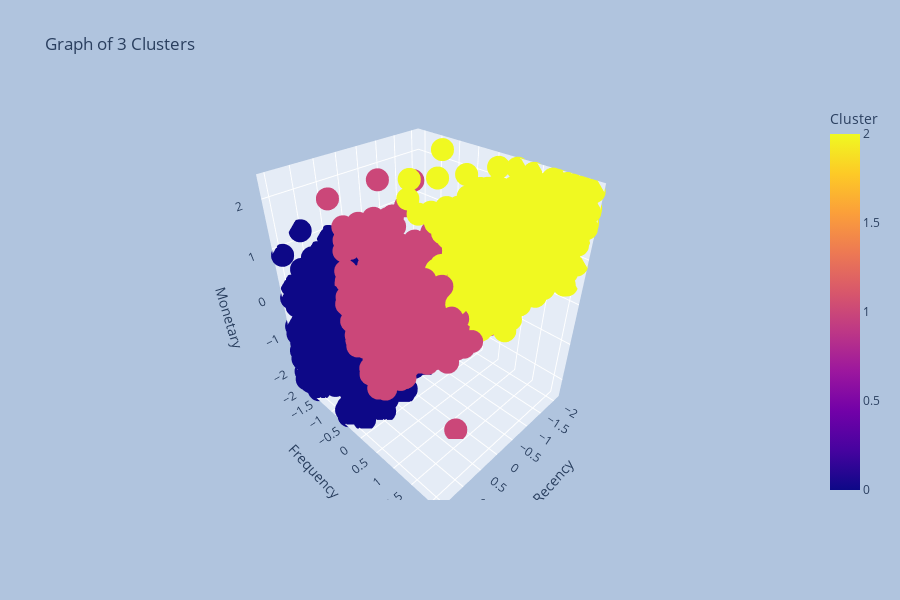

Notebook code cell kept with this figure:
### Code cell
# Vizualize Clusters 3D
fig = px.scatter_3d(df_rfm_normalized_k3, x='Recency', y='Frequency', z='Monetary',
              color='Cluster', title="Graph of 3 Clusters", width=600, height=500)
fig.update_layout(
    autosize=False, width=900, height=600,
    margin=dict(l=50,r=50,b=100,t=100,pad=4),
    paper_bgcolor="LightSteelBlue",)
fig.show()

### Figure 1 — Plotly figure (JSON) as saved in the notebook; plotly's stock layout.template omitted (floating-point values rounded to 4 significant figures; data arrays with more than 128 entries replaced by an {"elided": "..."} marker saying what was removed)
{"data": [{"hovertemplate": "Recency=%{x}<br>Frequency=%{y}<br>Monetary=%{z}<br>Cluster=%{marker.color}<extra></extra>", "legendgroup": "", "marker": {"color": {"elided": "4372 int values"}, "coloraxis": "coloraxis", "symbol": "circle"}, "mode": "markers", "name": "", "scene": "scene", "showlegend": false, "type": "scatter3d", "x": {"elided": "4372 float values"}, "y": {"elided": "4372 float values"}, "z": {"elided": "4372 float values"}}], "layout": {"autosize": false, "coloraxis": {"colorbar": {"title": {"text": "Cluster"}}, "colorscale": [[0, "#0d0887"], [0.1111, "#46039f"], [0.2222, "#7201a8"], [0.3333, "#9c179e"], [0.4444, "#bd3786"], [0.5556, "#d8576b"], [0.6667, "#ed7953"], [0.7778, "#fb9f3a"], [0.8889, "#fdca26"], [1, "#f0f921"]]}, "height": 600, "legend": {"tracegroupgap": 0}, "margin": {"b": 100, "l": 50, "pad": 4, "r": 50, "t": 100}, "paper_bgcolor": "LightSteelBlue", "scene": {"domain": {"x": [0, 1], "y": [0, 1]}, "xaxis": {"title": {"text": "Recency"}}, "yaxis": {"title": {"text": "Frequency"}}, "zaxis": {"title": {"text": "Monetary"}}}, "title": {"text": "Graph of 3 Clusters"}, "width": 900}}
